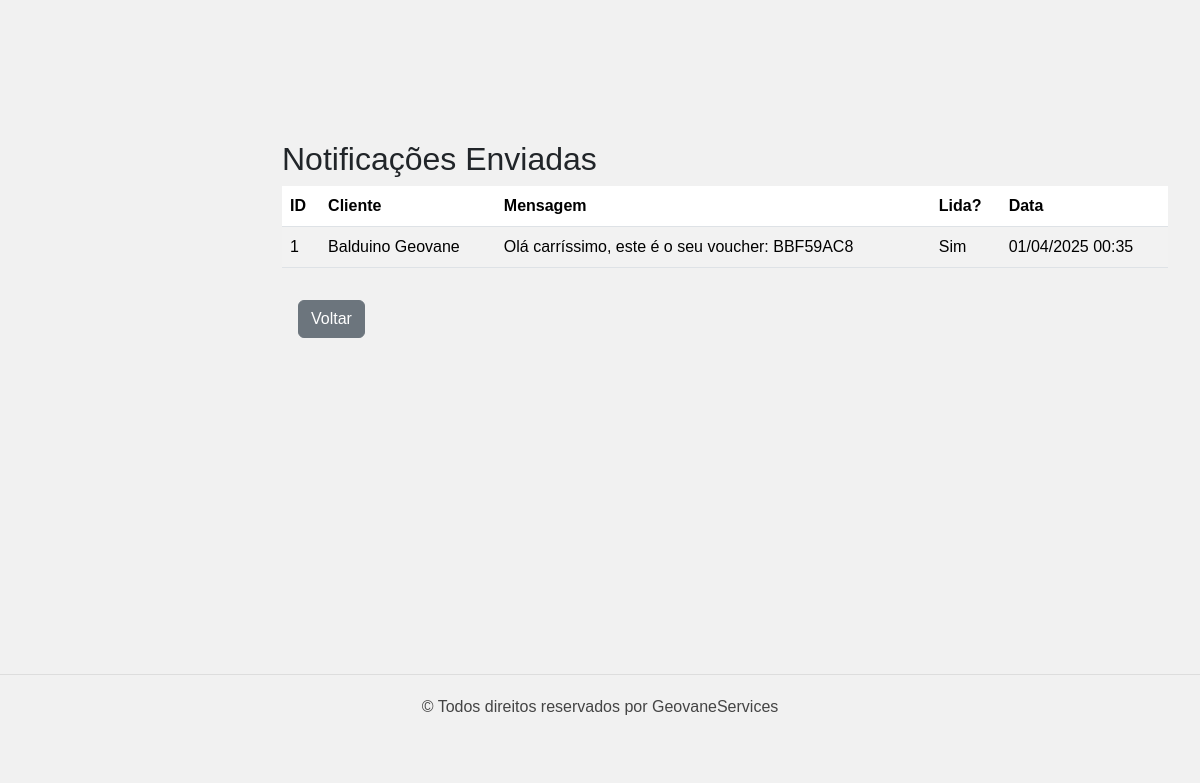
The page /admin/ver_notificacoes.php (signed in) on the database its author committed.
### tables this page shows
CREATE TABLE IF NOT EXISTS `notificacoes` (
  `id` int NOT NULL AUTO_INCREMENT,
  `id_cliente` int NOT NULL,
  `mensagem` varchar(255) NOT NULL,
  `lida` tinyint(1) NOT NULL DEFAULT '0',
  `data` timestamp NULL DEFAULT CURRENT_TIMESTAMP,
  PRIMARY KEY (`id`),
  KEY `id_cliente` (`id_cliente`)
);

CREATE TABLE IF NOT EXISTS `cliente` (
  `id_cliente` int NOT NULL AUTO_INCREMENT,
  `nome` varchar(100) DEFAULT NULL,
  `sobrenome` varchar(100) DEFAULT NULL,
  `docId` varchar(20) DEFAULT NULL,
  `email` varchar(100) DEFAULT NULL,
  `telefone` varchar(20) DEFAULT NULL,
  `data_nasc` date DEFAULT NULL,
  `sexo` enum('masculino',' feminino') DEFAULT NULL,
  `endereco` varchar(255) DEFAULT NULL,
  `senha` varchar(255) DEFAULT NULL,
  `conf_senha` varchar(255) DEFAULT NULL,
  `imagem_perfil` varchar(255) DEFAULT NULL,
  `id_funcionario` int DEFAULT NULL,
  `saldo` decimal(10,2) NOT NULL DEFAULT '0.00',
  PRIMARY KEY (`id_cliente`),
  KEY `id_funcionario` (`id_funcionario`)
);

### admin/ver_notificacoes.php (the view, shortened to what this page needs)
<?php
require '../conexao.php';
$sql = "SELECT n.id, n.id_cliente, n.mensagem, n.lida, n.data, c.nome, c.sobrenome
        FROM notificacoes n
        LEFT JOIN Cliente c ON n.id_cliente = c.id_cliente
        ORDER BY n.data DESC";
$result = $conexao->query($sql);
?>
<!DOCTYPE html>
<html lang="pt-br">
<head>
    <link href="https://cdn.jsdelivr.net/npm/bootstrap@5.3.3/dist/css/bootstrap.min.css" rel="stylesheet">
    <link rel="stylesheet" href="https://cdn.jsdelivr.net/npm/bootstrap-icons@1.11.3/font/bootstrap-icons.min.css">
</head>
<body>
    <div class="content">
        <div class="container">
            <h2>Notificações Enviadas</h2>
            <table class="table table-striped">
                <thead>
                    <tr>
                        <th>ID</th>
                        <th>Cliente</th>
                        <th>Mensagem</th>
                        <th>Lida?</th>
                        <th>Data</th>
                    </tr>
                </thead>
                <tbody>
                    <?php while ($notif = $result->fetch_assoc()): ?>
                    <tr>
                        <td><?php echo $notif['id']; ?></td>
                        <td><?php echo ($notif['nome'] ?? 'N/D') . ' ' . ($notif['sobrenome'] ?? ''); ?></td>
                        <td><?php echo htmlspecialchars($notif['mensagem']); ?></td>
                        <td><?php echo $notif['lida'] ? 'Sim' : 'Não'; ?></td>
                        <td><?php echo date("d/m/Y H:i", strtotime($notif['data'])); ?></td>
                    </tr>
                    <?php endwhile; ?>
                </tbody>
            </table>
            <button type="button" class="btn btn-secondary m-3" onclick="window.location.href='enviar_notificacao.php'">Voltar</button>
        </div>
    </div>
    <div class="cop">
        <p>© Todos direitos reservados por GeovaneServices</p>
    </div>
</body>
</html>

### admin/ver_notificacoes.php (style rules this page uses)
body { font-family: Arial, sans-serif; background-color: #f1f1f1; margin: 0; }
.content { margin-left: 250px; margin-top: 120px; padding: 20px; flex-grow: 1; }
.cop { color: #444; text-align: center; padding: 20px; width: 100%; border-top: solid 1px #ddd; margin-top: 300px; }

### rows shown on the page
notificacoes: id "1", id_cliente.nome "Balduino", id_cliente.sobrenome "Geovane", mensagem "Olá carríssimo, este é o seu voucher: BBF59AC8", lida "Sim", data "01/04/2025 00:35"
